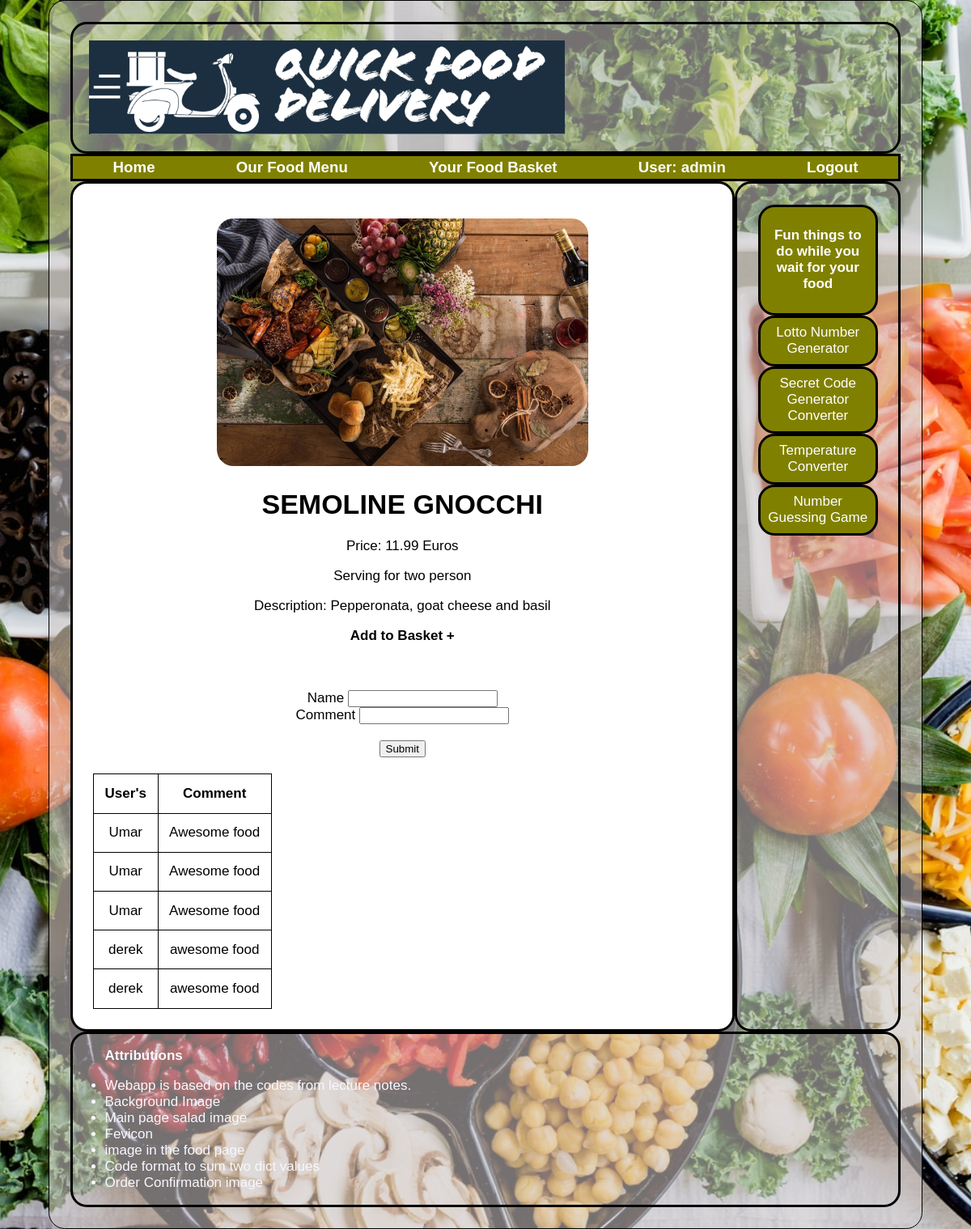
The app's page /food/1 (signed in) with its own data.
### tables this page shows
CREATE TABLE foods 
(
    food_id INTEGER PRIMARY KEY AUTOINCREMENT,
    name TEXT NOT NULL ,
    price INTEGER NOT NULL,
    Restaurant TEXT,
    info TEXT
);

CREATE TABLE comments
(
    food_id INTEGER,
    name TEXT NOT NULL,
    comment TEXT NOT NULL
);

### app.py (the view, shortened to what this page needs)
@app.route("/food/<int:food_id>", methods=["GET", "POST"])
def food(food_id):
    db = get_db()
    food = db.execute("""SELECT * FROM foods
                        WHERE food_id = ?;""", (food_id,)).fetchone()
    feedbacks = db.execute("""SELECT * FROM comments
                        WHERE food_id = ?;""", (food_id,)).fetchall()
    form = CommentForm()
    return render_template("food.html", food=food, form=form, feedbacks=feedbacks)

### forms.py
class CommentForm(FlaskForm):
    name = StringField("Name")
    comment = StringField("Comment")
    submit = SubmitField("Submit")

### app.py (called while the page is built)
@app.teardown_appcontext
def close_db_at_end_of_requests(e=None):
    close_db(e)

@app.before_request
def load_logged_in_user():
    g.user = session.get("user_id", None)

### database.py (called while the page is built)
def get_db():
    if "db" not in g:
        g.db = sqlite3.connect(DATABASE,
                               detect_types=sqlite3.PARSE_DECLTYPES
                               )
        g.db.row_factory = sqlite3.Row
    return g.db

### templates/food.html (shortened to what this page needs)
{% extends "base.html" %}
{% block main_content %}
<p class="center"><img src="{{ url_for('static', filename='food.jpg') }}" alt="food"></p>
<h1>{{ food["name"] }}</h1>
<p>Price: {{ food["price"] }} Euros</p>
<p>Serving for two person</p>
<p>Description: {{ food["info"] }}</p>
<p class="focus"><a href="{{ url_for('add_to_basket', food_id=food['food_id']) }}">Add to Basket +</a></p>
<br />
<br />
<form class="center" action="" method="POST" novalidate>
    {{ form.name.label }}
    {{ form.name() }}
    <br />
    {{ form.comment.label }}
    {{ form.comment() }}
    <br />
    <br />
    {{ form.submit() }}
    <br />
    <br />
</form>
<table>
    <tr>
        <th>User's</th>
        <th>Comment</th>
    </tr>
    {% for feedback in feedbacks %}
    <tr>
        <td>{{ feedback["name"] }}</td>
        <td>{{ feedback["comment"] }}</td>
    </tr>
    {% endfor %}
</table>
{% endblock %}

### static/stylesheets/style.css (style rules this page uses)
*, *:before, *:after { box-sizing: border-box; }
.focus { font-weight: bold; }
table, tr, td, th { border: 1px solid black; border-collapse: collapse; padding: 0.8em; }
img { max-width: 60%; height: auto; }
:root { font-size: 17px; font-family: Okra, Helvetica, sans-serif; }
html { background-color: olive; background-image: url(test.jpg); background-position: center; background-repeat: no-repeat; background-size: cover; scroll-behavior: smooth; }
.center { text-align: center; }
a { text-decoration: none; color: inherit; }
body main img { width: 100%; border-radius: 1.2rem; }
body { background-color: rgb(212, 205, 205, 0.55); color: black; width: 90%; margin: auto; padding: 1.5em; border: 1.2px solid black; border-radius: 1.2rem; display: grid; grid-template-columns: 80% 20%; grid-template-rows: auto; grid-template-areas:"top top" "second second" "middle right" "bottom bottom"; flex-wrap: wrap; }

### records on screen
foods: name "SEMOLINE GNOCCHI", price "11.99", info "Pepperonata, goat cheese and basil"
comments: name "Umar", comment "Awesome food"
comments: name "Umar", comment "Awesome food"
comments: name "Umar", comment "Awesome food"
comments: name "derek", comment "awesome food"
comments: name "derek", comment "awesome food"

### other values on screen
{{ g.user }} "admin"
